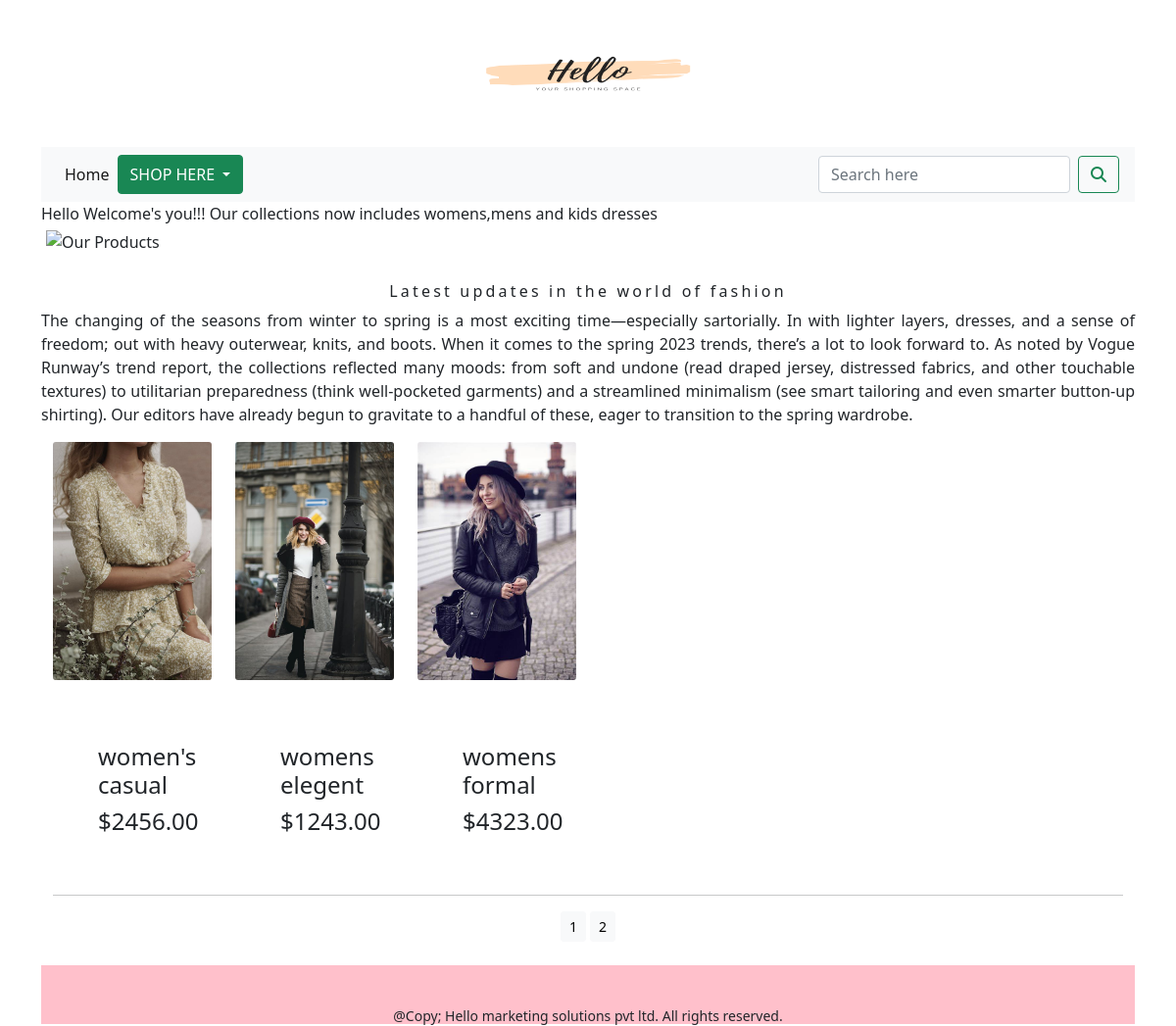
Screenshot of /shop/?page=2 with the database file from the repository.
### shop/models.py (models this page shows, shortened)
class Product(models.Model):
    name=models.CharField(max_length=250,unique=True)
    slug=models.SlugField(max_length=250,unique=True)
    description=models.TextField(blank=True)
    category=models.ForeignKey(Category,on_delete=models.CASCADE)
    price=models.DecimalField(max_digits=10,decimal_places=2)
    image=models.ImageField(upload_to='product',blank=True)
    stock=models.IntegerField()
    available=models.BooleanField(default=True)
    created=models.DateTimeField(auto_now_add=True)
    updated=models.DateTimeField(auto_now=True)
    def get_url(self):
        return reverse('shop:proCatdetail', args=[self.category.slug, self.slug])
    class Meta:
        ordering = ('name',)
        verbose_name = 'product'
        verbose_name_plural = 'products'

### shop/views.py (the view)
# urls.py: path('',views.allProdCat,name='allProdCat'),
def allProdCat(request,c_slug=None):
    c_page=None
    products_list=None
    if c_slug!=None:
        c_page=get_object_or_404(Category,slug=c_slug)
        products_list=Product.objects.all().filter(category=c_page,available=True)
    else:
        products_list=Product.objects.all().filter(available=True)
        paginator= Paginator(products_list,6)
        try:
            page=int(request.GET.get('page','1'))
        except:
            page=1
        try:
            products=paginator.page(page)
        except (EmptyPage,InvalidPage):
            products=paginator.page(paginator.num_pages)
    return render(request,"cat.html",{'category':c_page,'products':products})

### cart/context_processors.py (called while the page is built)
def counter(request):
    item_count=0
    if 'admin' in request.path:
        return {}
    else:
        try:
            cart = Cart.objects.filter(cart_id = _cart_id (request))
            cart_items= CartItem.objects.all().filter(cart=cart[:1])
            for cart_item in cart_items:
                item_count += cart_item.quantity
        except Cart.DoesNotExist:
            item_count = 0
    return dict(item_count=item_count)

### cart/views.py (called while the page is built)
def _cart_id(request):
    cart=request.session.session_key
    if not cart:
        cart=request.session.create()
    return cart

### shop/context_processors.py (called while the page is built)
def menu_links(request):
    links=Category.objects.all()
    return dict(links=links)

### shop/models.py (called while the page is built)
    def get_url(self):
        return reverse('shop:product_by_category',args=[self.slug])

### templates/cat.html (shortened to what this page needs)
{% extends 'base.html' %}
{% load static %}
{% block content %}
  {% block metadescription %}
    {% if category %}
      {{category.description|truncatewords:150}}
    {% else %}
      Hello Welcome's you!!!
    {% endif %}
  {% endblock %}
  {% block title %}
    {% if category %}
      {{category.name}} Hello online store welcome's you!
    {% else %}
        Our collections now includes womens,mens and kids dresses
  {% endif %}
  {% endblock %}
  {% block contents %}
<div class="mx_auto">
{% if category %}
<img class="my_image" src ="{{category.image.url}}" height="400px" width="1250px" alt="{{category.name}}">
</div><br>
<div>
  <h1 class="text-center my_title">{{category.name}}</h1>
  <p class="text-justify">{{category.description}}</p>
</div>
{% else %}
<div>
   <img class="my_image my_image_padding" src="{% static 'img/banner.png' %}" alt ="Our Products" width="1150 px" height="300 px">
</div><br>
<div>
  <h1 class="text-center my_title">Latest updates in the world of fashion</h1>
  <p class="text-justify"> The changing of the seasons from winter to spring is a most exciting time—especially sartorially. In with lighter layers, dresses, and a sense of freedom; out with heavy outerwear, knits, and boots. When it comes to the spring 2023 trends, there’s a lot to look forward to. As noted by Vogue Runway’s trend report, the collections reflected many moods: from soft and undone (read draped jersey, distressed fabrics, and other touchable textures) to utilitarian preparedness (think well-pocketed garments) and a streamlined minimalism (see smart tailoring and even smarter button-up shirting). Our editors have already begun to gravitate to a handful of these, eager to transition to the spring wardrobe. </p>
</div>
{% endif %}
<div class="container-fluid">
  <div class="row mx_auto">
    {% for product in products.object_list %}
    <div class="my_bottom_margin col 9 col-sm-12 col-md-2 col-lg-2 offset-md-0">
      <div class="card-text-center" style="min-width=18rem;">
        <a href="{{product.get_url}}">
                <img class="card-img my_image" src="{{product.image.url}}" alt="{{product.name}}"></a>
      </div>
        <div class="my_bottom_margin col 9 col-sm-12 col-md-2 col-lg-2 offset-md-0">
            <div class="my_bottom_margin col 9 col-sm-12 col-md-2 col-lg-2 offset-md-0">
      <div class="card-body">
      <h4 class="card_body">{{product.name}}</h4>
      <h4 class="card_body">${{product.price}}</h4>
      </div>
      </div>
      </div>
    </div>
    {% endfor %}
  </div>
  <div class="mx_auto">
    {% if products.paginator.num_pages > 1 %}
    <hr>
    <div class="text-center">
      {% for pg in products.paginator.page_range %}
      <a href="?page={{pg}}" class="btn btn-light btn-sm" {% if products.number == pg %} active {% endif %}">{{pg}}</a>
      {% endfor %}
    </div>
     {% endif %}
  </div>
  <br>
</div>
{% endblock %}
{% endblock %}

### static/css/custom.css (style rules this page uses)
.my_image { height=600px;width=220px; }
.my_title { font-size:16px; text_transform:uppercase;letter-spacing:.2em; }
.my_image_padding { padding:5px; }
.my_bottom_margin { margin-bottom:10px; }

### rows the page displays
Product: image (picture), name "women's casual", price "2456.00"
Product: image (picture), name "womens elegent", price "1243.00"
Product: image (picture), name "womens formal", price "4323.00"

### other values shown
{{ pg }} "1" "2"
